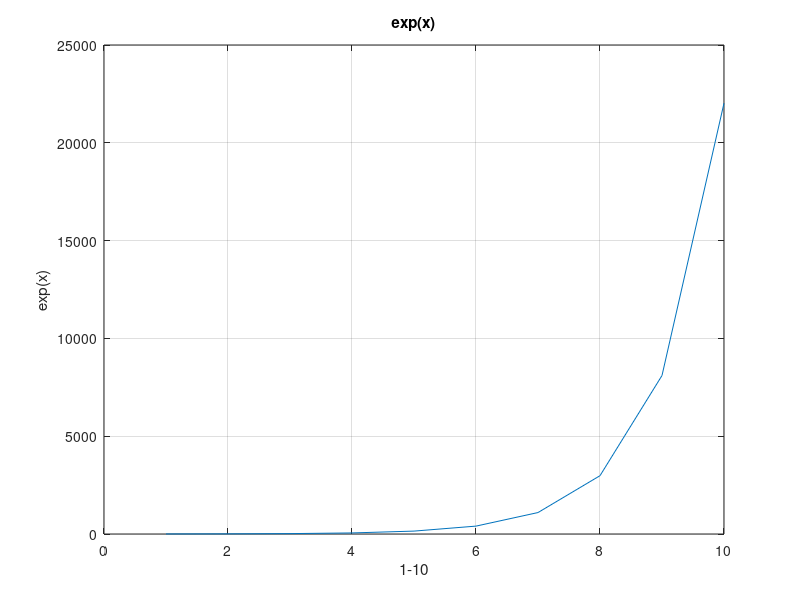
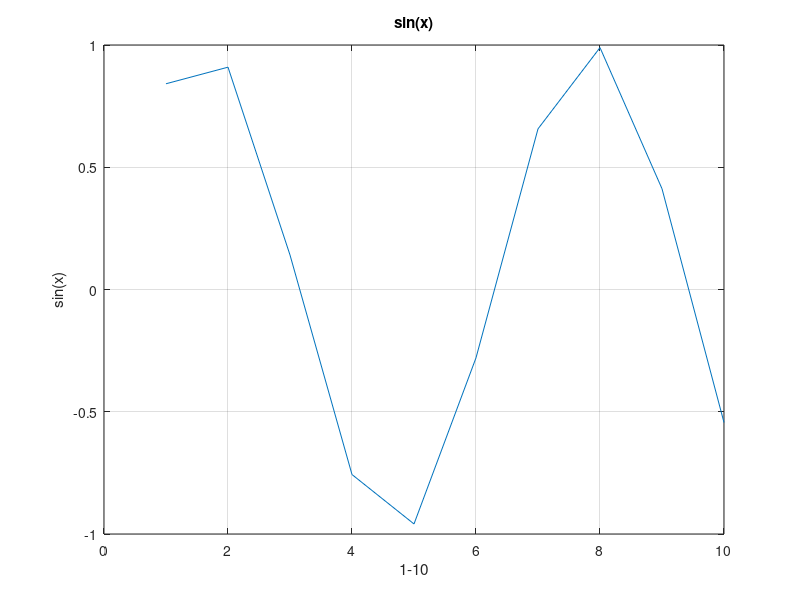
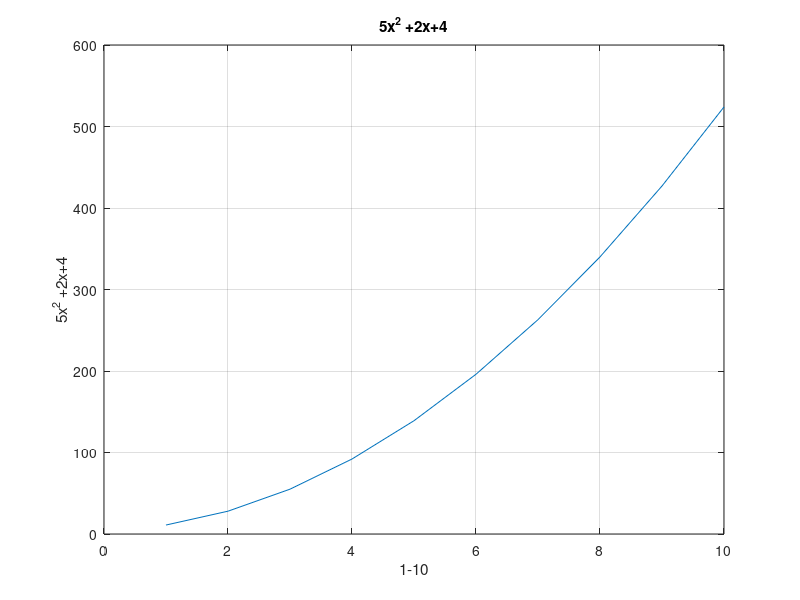
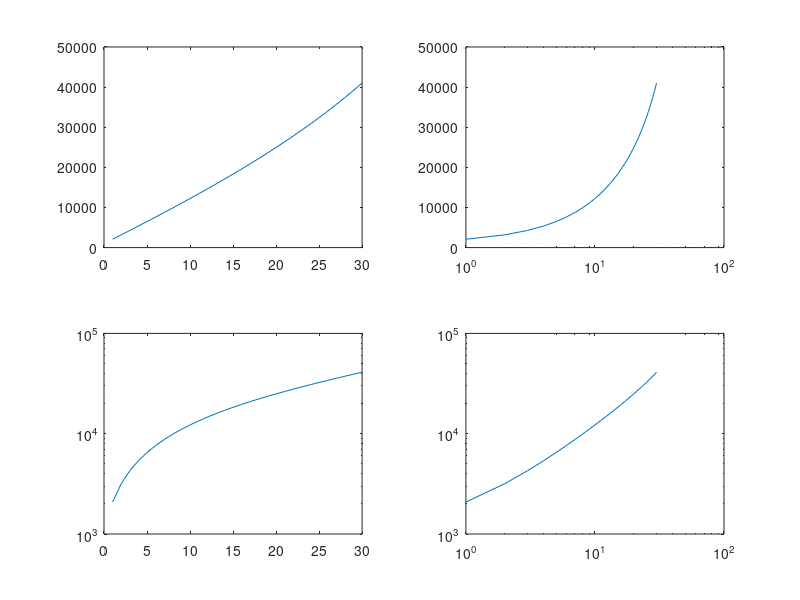

These charts were generated, in order, by the following MATLAB code:
%% Wesley Garnes PSET 3 %%
%% 4.1
clear
close all
clc
a = [12 17 3 6];
b = [5 8 3; 1 2 3; 2 4 6];
c = [22; 17;4];
x1 =a(:,2)
x2 = b(:,3)
x3= b(3,:)
x4 = diag(b)
x5 = [a(1,1:3);b]
x6 = [c,b];
x6 = [x6;a]
x7 = [b(8)]
x8 = b(:)

%% 4.7
close all
clear
clc
T1 = (0:10);
base = (T1);
T2 = (2:.4:6);
%%this has to be lower than half measure as half measure leads to 9 inputs
%%as opposed to 10
height = (T2);
area = 1/2 .* base .* height

%% 4.9
close all
clear
clc
T = (100:1000);
P = (100:1000);
R = 0.2870;
v = (R.*T)/P

%% 4.11
close all
clear
clc
x=magic(6)
sum(x') %%rows
sum(x) %%columns
sum(diag(x))
sum(diag(fliplr(x)))

%% 5.1
close all
clear
clc
x = [1:10];
y=exp(x);
    figure(1)
    plot(x,y)
    title('exp(x)')
    xlabel('1-10')
    ylabel('exp(x)')
    grid on
y2=sin(x);
    figure(2)
    plot(x,y2)
    title('sin(x)')
    xlabel('1-10')
    ylabel('sin(x)')
    grid on
y3=(5.*x.^2)+(2.*x)+4;
    figure(3)
    plot(x,y3)
    title('5x^2 +2x+4')
    xlabel('1-10')
    ylabel('5x^2 +2x+4')
    grid on
y4= sqrt(x);
    figure(4)
    plot(x,y4)
    title('sqrt(x)')
    xlabel('1-10')
    ylabel('sqrt(x)')
    grid on


%% 5.2
close all
clear
clc
y = [12,14,12,22,8,9];
x = [0:6];
plot(y)
%% 5.3 5.4 5.5
close all
clear
clc

hold on
x = [-pi:pi];
y1 = sin(x);
plot(y1, '--r')
axis([-6,6,-1,10]);
y2 = sin(2.*x);
plot(y2, 'b')
y3 = sin(3.*x);
plot(y3, 'g:')
legend('line1','line2','line3')
text(-5,1,'R is sin(x) B is sin(2x) G is sin(3x)')

%% 5.13
close all
clear
clc
x = [1:10];
y=exp(x);
    subplot(2,2,1)
    plot(x,y)
    title('exp(x)')
    xlabel('1-10')
    ylabel('exp(x)')
    grid on
y2=sin(x);
    subplot(2,2,2)
    plot(x,y2)
    title('sin(x)')
    xlabel('1-10')
    ylabel('sin(x)')
    grid on
y3=(5.*x.^2)+(2.*x)+4;
    subplot(2,2,3)
    plot(x,y3)
    title('5x^2 +2x+4')
    xlabel('1-10')
    ylabel('5x^2 +2x+4')
    grid on
y4= sqrt(x);
    subplot(2,2,4)
    plot(x,y4)
    title('sqrt(x)')
    xlabel('1-10')
    ylabel('sqrt(x)')
    grid on

%% 5.17
close all
clear
clc
Po = 1000;
r = .08;
t = 1:30;
P=Po.*exp(r.*t) + ((1:30).*Po);
subplot(2,2,1)
    plot(t,P)
subplot(2,2,2)
    semilogx(t,P)
subplot(2,2,3)
    semilogy(t,P)
subplot(2,2,4)
    loglog(t,P)
    % i think (t,P) scaling the X axis logarithmically makes the most sense
    % as the funtion is supposed to grow exponentially on the growth
    % constant.